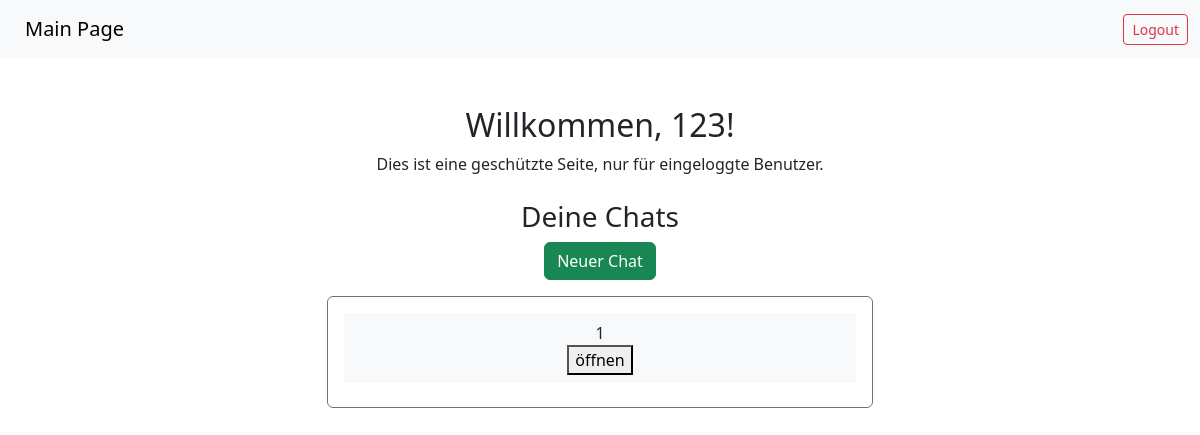
The page /pages/index.php (signed in) on the database as committed earlier.
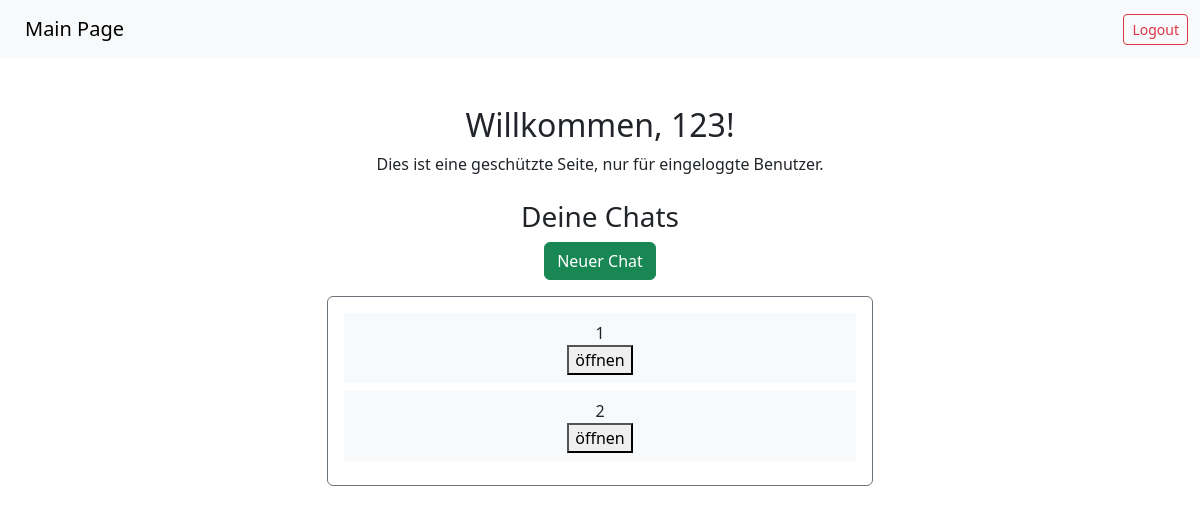
The same page on the database as committed later.
### tables this page shows
CREATE TABLE chat_records
(
    chat_id   INTEGER primary key autoincrement,
    user_id   INTEGER not null,
    title     TEXT
);

### composables/db.php (called while the page is built)
<?php
function db(): PDO {
    static $pdo = new PDO('sqlite:../db/identifier.sqlite');
    $pdo->setAttribute(PDO::ATTR_ERRMODE, PDO::ERRMODE_EXCEPTION);
    return $pdo;
}

### pages/index.php (the view, shortened to what this page needs)
<?php
require_once "../composables/db.php";
$username = $_SESSION['username'];
$userid = $_SESSION['userid'];
$chat_stmt = db()->prepare('SELECT chat_id FROM chat_records WHERE user_id = :userid');
$chat_stmt->bindValue(':userid', $userid);
$chat_stmt->execute();
$chats = $chat_stmt->fetchAll(PDO::FETCH_ASSOC);
?>
<!DOCTYPE html>
<html lang="de">
<head>
    <link href="https://cdn.jsdelivr.net/npm/bootstrap@5.3.0-alpha1/dist/css/bootstrap.min.css" rel="stylesheet">
</head>
<body>
    <nav class="navbar navbar-expand-lg navbar-light bg-light">
        <div class="container-fluid">
            <a class="navbar-brand btn btn-outline-primary" href="index.php"
                style="background: transparent; border-color: transparent;">Main Page</a>
            <div class="collapse navbar-collapse" id="navbarNav">
                <ul class="navbar-nav ms-auto">
                    <li class="nav-item">
                        <a class="btn btn-sm btn-outline-danger" href="logout.php">Logout</a>
                    </li>
                </ul>
            </div>
        </div>
    </nav>
    <div class="container mt-5">
        <div class="row justify-content-center">
            <div class="col-md-6">
                <h2 class="text-center">Willkommen,
                    <?php echo htmlspecialchars($username); ?>!
                </h2>
                <p class="text-center">Dies ist eine geschützte Seite, nur für eingeloggte Benutzer.</p>
                <h3 class="text-center mt-4">Deine Chats</h3>
                <form method="POST" class="text-center mb-3">
                    <button type="submit" name="new_chat" class="btn btn-success">Neuer Chat</button>
                </form>
                <div class="chats-container mt-3 p-3 border border-secondary rounded">
                    <?php if (empty($chats)): ?>
                        <p class="text-center">Keine Chats vorhanden.</p>
                    <?php else: ?>
                        <?php foreach ($chats as $chatid): ?>
                            <div class="chat-id bg-light p-2 mb-2 text-center">
                                <?php echo htmlspecialchars($chatid["chat_id"]); ?>
                                <form action="/chat.php" method="get">
                                    <button type="submit">öffnen</button>
                                </form>
                            </div>
                        <?php endforeach; ?>
                    <?php endif; ?>
                </div>
            </div>
        </div>
    </div>
</body>
</html>

Rows that differ between the two databases and show on the page:
added chat_records: chat_id "2"
